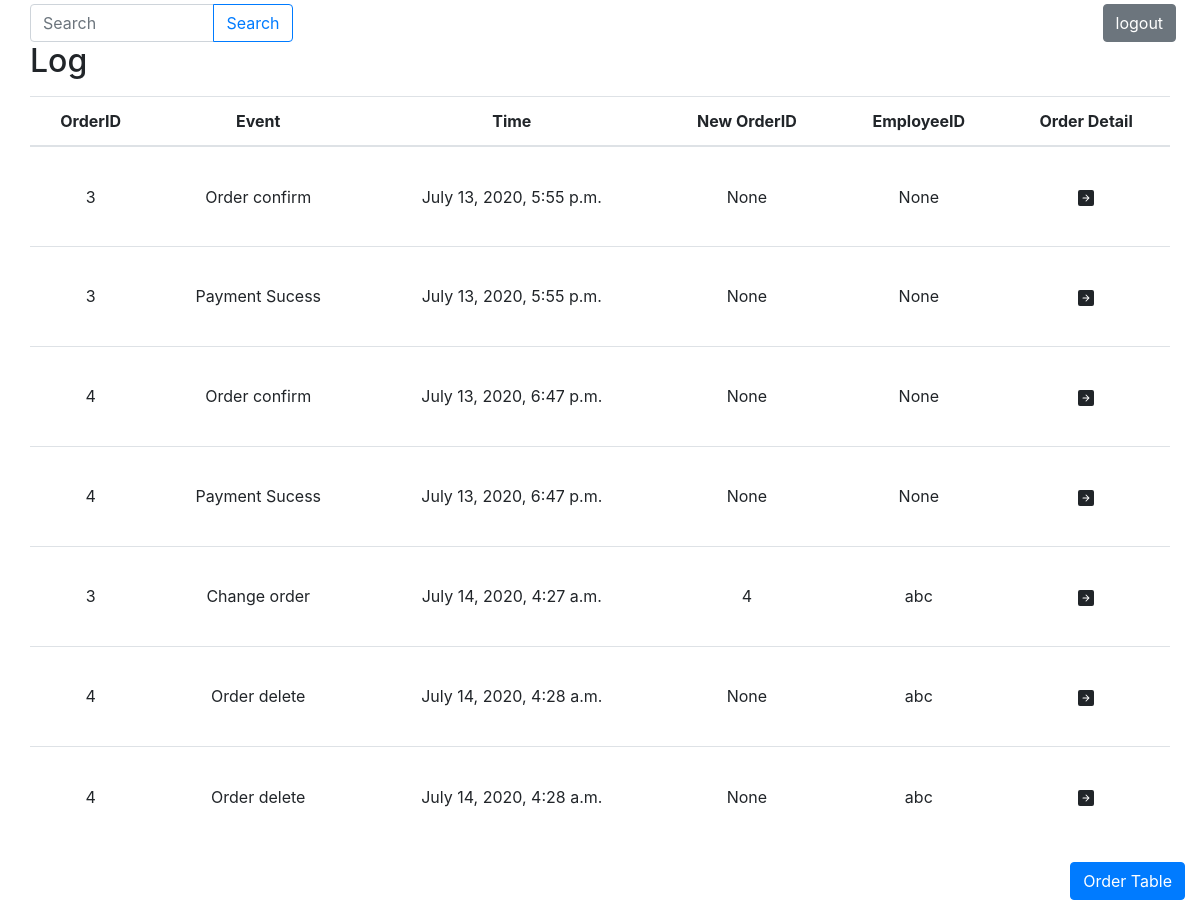
Screenshot of /adminDB/Log (signed in) with the database file from the repository.
### shopping/models.py (models this page shows, shortened)
class Log(models.Model):
  order = models.ForeignKey(Order, on_delete=models.CASCADE)
  action_choices = [
    ('Payment Sucess','Payment Sucess'),
    ('Order confirm','Order confirm'),
    ('Order complete','Order complete'),
    ('Order delete','Order delete'),
    ('Change order','Change order')
  ]
  action = models.CharField(max_length=20, choices=action_choices)
  Time = models.DateTimeField(auto_now_add= True)
  new_order_id = models.IntegerField(blank=True, null=True)
  admin = models.CharField(max_length=10,blank=True, null=True)

class Order(models.Model):
  order_id = models.AutoField(primary_key = True)
  receiver_first = models.CharField(max_length = 50)
  receiver_last = models.CharField(max_length = 50)
  receiver_address = models.CharField(max_length = 100)
  receiver_addresstwo = models.CharField(max_length = 100,blank=True, null=True)
  receiver_country = models.CharField(max_length = 20)
  receiver_state = models.CharField(max_length = 20)
  receiver_zip = models.CharField(max_length = 5)
  product_list = models.TextField(null=True) # JSON-serialized (text)
  Time = models.DateTimeField(auto_now=True)
  status_choice = [
    ('P', 'Processing'),
    ('C', 'Completed'),
    ('D', 'Deleted')
  ]
  status = models.CharField(max_length=1,choices=status_choice,default='P')
  admin = models.CharField(max_length=10,blank=True, null=True)

### adminDB/views.py (the view)
# urls.py: path('Log', views.FullLog,name='Log'),
@login_required
def FullLog(request):
  logs = Log.objects.all()
  return render(request,'log.html',{'log': logs})

### adminDB/templates/log.html (shortened to what this page needs)
{% extends "adminbase.html" %}
{% block content %}
<div class="container-fluid">
  <div class="row justify-content-start">
    <div class="col-3 ">
      <form action="{% url 'searchLog' %}" method="POST">
        <div class="input-group">
          <input type="text" name="search_id" class="form-control" placeholder="Search">
          <div class="input-group-append">
            <button type="submit" class="btn btn-outline-primary"> Search </button>
          </div>
        </div>
      </form>
    </div>
    <div class="col-8"></div>
    <div class="col-1">
      <form action="{% url 'logout' %}", method="POST">
        <button type="submit" class="btn btn-secondary"> logout </button>
      </form>
    </div>
  </div>
</div>
<div class="container-fluid">
  <h2 class='mb-3'>Log</h2>
    <table id="dtBasicExample" class="table" width="100%">
      <thead>
        <tr>
          <th class="th-sm align-middle text-center">OrderID</th>
          <th class="th-sm align-middle text-center">Event</th>
          <th class="th-sm align-middle text-center">Time</th>
          <th class="th-sm align-middle text-center">New OrderID</th>
          <th class="th-sm align-middle text-center">EmployeeID</th>
          <th class="th-sm align-middle text-center">Order Detail</th>
        </tr>
      </thead>
      <tbody>
        {% for record in log %}
        <tr height="100px">
          <td class="align-middle text-center">{{ record.order.order_id }}</td>
          <td class="align-middle text-center">{{ record.action }}</td>
          <td class="align-middle text-center">{{ record.Time }}</td>
          <td class="align-middle text-center">{{ record.new_order_id }}</td>
          <td class="align-middle text-center">{{ record.admin }}</td>
          <td class="align-middle align-middle text-center">
              <form id="orderDetail{{ record.order.order_id }}" action="{% url 'searchOrder' %}" method="POST">{% csrf_token %}
                <svg width="1em" height="1em" viewBox="0 0 16 16" class="bi bi-arrow-right-square-fill" fill="currentColor" xmlns="http://www.w3.org/2000/svg"><a onclick="document.getElementById('orderDetail{{ record.order.order_id }}').submit(); ">
                <path fill-rule="evenodd" d="M2 0a2 2 0 0 0-2 2v12a2 2 0 0 0 2 2h12a2 2 0 0 0 2-2V2a2 2 0 0 0-2-2H2zm5.646 10.646a.5.5 0 0 0 .708.708l3-3a.5.5 0 0 0 0-.708l-3-3a.5.5 0 1 0-.708.708L9.793 7.5H5a.5.5 0 0 0 0 1h4.793l-2.147 2.146z"/></a>
                </svg>
              </form>
          </td>
        </tr>
        {% endfor %}
      </tbody>
    </table>
  <div class="row justify-content-end">
    <div class="col-15">
      <form action="{% url 'mainTable' %}" method="POST">
        <button type="submit" class="btn btn-primary">Order Table</button>
      </form>
    </div>
  </div>
</div>
{% endblock content %}

### rows the page displays
Log: order.order_id "3", action "Order confirm", Time "July 13, 2020, 5:55 p.m.", new_order_id "None", admin "None"
Log: order.order_id "3", action "Payment Sucess", Time "July 13, 2020, 5:55 p.m.", new_order_id "None", admin "None"
Log: order.order_id "4", action "Order confirm", Time "July 13, 2020, 6:47 p.m.", new_order_id "None", admin "None"
Log: order.order_id "4", action "Payment Sucess", Time "July 13, 2020, 6:47 p.m.", new_order_id "None", admin "None"
Log: order.order_id "3", action "Change order", Time "July 14, 2020, 4:27 a.m.", new_order_id "4", admin "abc"
Log: order.order_id "4", action "Order delete", Time "July 14, 2020, 4:28 a.m.", new_order_id "None", admin "abc"
Log: order.order_id "4", action "Order delete", Time "July 14, 2020, 4:28 a.m.", new_order_id "None", admin "abc"
